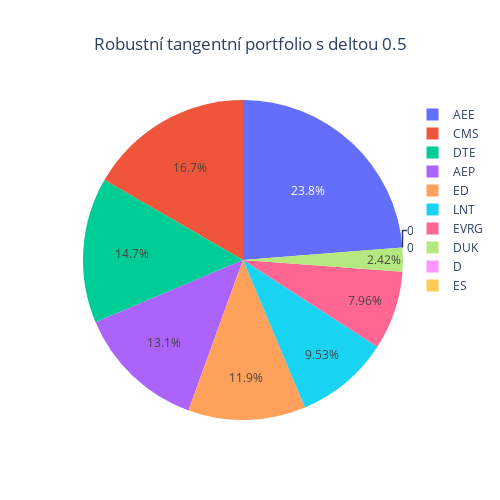

Here is the notebook cell this chart was saved with:
### Code cell
weightsCustomDeltaTangent = RobustLedoitWolfCustomDeltaMaxSharpe(prices = prices, custom_delta = 0.5)
weightsPlot(weightsCustomDeltaTangent, title = "Robustní tangentní portfolio s deltou 0.5")

### Figure 1 — Plotly figure (JSON) as saved in the notebook; plotly's stock layout.template omitted (floating-point values rounded to 4 significant figures)
{"data": [{"labels": ["AEE", "AEP", "CMS", "D", "DTE", "DUK", "ED", "ES", "EVRG", "LNT"], "type": "pie", "values": [0.2376, 0.1311, 0.1668, 0, 0.1468, 0.02417, 0.1187, 0, 0.07961, 0.09532]}], "layout": {"height": 500, "title": {"text": "Robustní tangentní portfolio s deltou 0.5", "x": 0.5}, "width": 500}}
